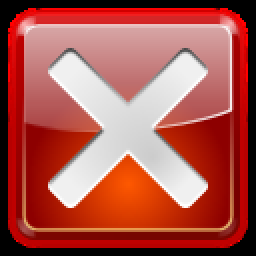
#> input picture RoutesGenereren/images/application-exit.png, 128 x 128 px (shown 2 times larger)
$ python imageToWalls.py
#> lines starting #> are read from the running program, lines starting #| are printed output that depends on the picture
import sys
import cv2

width = 16
height = 16
dimensions = (height, width)
bw_array = []
bw_value = 0

input_file = input("Image file: ")
#> the answer given: ../RoutesGenereren/images/application-exit.png

img_original = cv2.imread(input_file, 0)
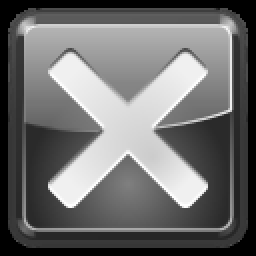
#> img_original: shape (128, 128) (shown 2 times larger); min 0, max 255, mean 109.2
img_resized = cv2.resize(img_original, dimensions, interpolation = cv2.INTER_AREA)
(thresh, img_bw) = cv2.threshold(img_resized, 128, 255, cv2.THRESH_BINARY | cv2.THRESH_OTSU)
#> thresh = 113

# Uncomment below lines to see the image treshold on original size
#(thresh, img_bw_original_size) = cv2.threshold(img_original, 128, 255, cv2.THRESH_BINARY | cv2.THRESH_OTSU)
#cv2.imshow("Frame", img_bw_original_size)
#cv2.waitKey(0)

for i in range(height):
    bw_value = 0
    for j in range(width):
        k = img_bw[i, j]
        if k == 0:
            bw_value |= (1 << (width - 1 - j))
    bw_array.append(bw_value)
#> after the loop, bw_array = [65535, 32769, 32769, 49153, 49155, 49155, 49155, 63503, 64575, 63519, 61455, 57351, 58311, 65535, 65535, 65535]

for index, bw_value in enumerate(bw_array):
    if index == len(bw_array) - 1:
        print(f"0b{bw_value:016b}")
    else:
        print(f"0b{bw_value:016b},", end='')
#> this loop made 16 passes
#> bw_value on passes 1 to 12: 65535, 32769, 32769, 49153, 49155, 49155, 49155, 63503, 64575, 63519, 61455, 57351
#| 0b1111111111111111,
#| 0b1000000000000001,
#| 0b1000000000000001,
#| 0b1100000000000001,
#| 0b1100000000000011,
#| 0b1100000000000011,
#| 0b1100000000000011,
#| 0b1111100000001111,
#> (further printed lines are left out)

$ run again, on RoutesGenereren/images/connect.png
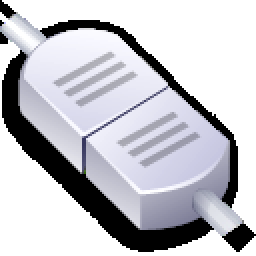
#> input picture RoutesGenereren/images/connect.png, 128 x 128 px (shown 2 times larger)
#> `img_original = cv2.imread(input_file, 0)`:
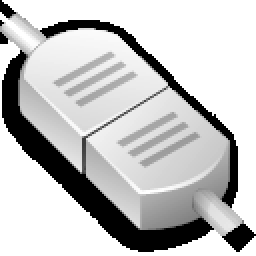
#> img_original: shape (128, 128) (shown 2 times larger); min 0, max 255, mean 195.1
#> thresh = 156
#> after the loop `for i in range(height):`: bw_array = [32768, 7680, 128, 16448, 49184, 49200, 49160, 49156, 24578, 28674, 6146, 3078, 1554, 888, 507, 226]
#> the loop `for index, bw_value in enumerate(bw_array):` made 16 passes
#> bw_value on passes 1 to 8: 32768, 7680, 128, 16448, 49184, 49200, 49160, 49156
#> (printed output is left out)

$ run again, on RoutesGenereren/images/disconnect.png
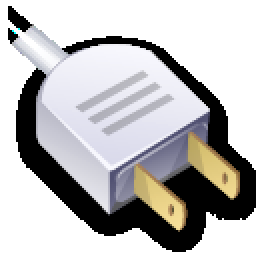
#> input picture RoutesGenereren/images/disconnect.png, 128 x 128 px (shown 2 times larger)
#> `img_original = cv2.imread(input_file, 0)`:
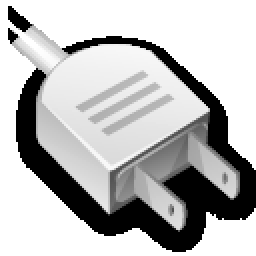
#> img_original: shape (128, 128) (shown 2 times larger); min 0, max 255, mean 185
#> thresh = 147
#> after the loop `for i in range(height):`: bw_array = [0, 16384, 1920, 32, 8208, 24584, 24580, 24588, 24604, 24694, 12539, 6461, 3487, 2015, 888, 48]
#> the loop `for index, bw_value in enumerate(bw_array):` made 16 passes
#> bw_value on passes 1 to 8: 0, 16384, 1920, 32, 8208, 24584, 24580, 24588
#> (printed output is left out)

$ run again, on RoutesGenereren/images/settings.png
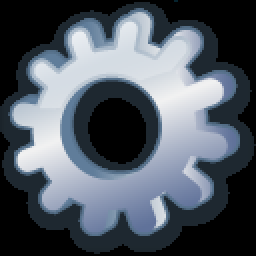
#> input picture RoutesGenereren/images/settings.png, 128 x 128 px (shown 2 times larger)
#> `img_original = cv2.imread(input_file, 0)`:
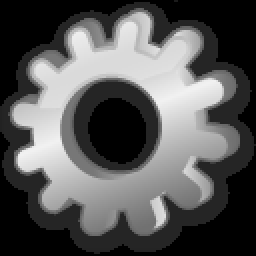
#> img_original: shape (128, 128) (shown 2 times larger); min 0, max 241, mean 87.2
#> thresh = 101
#> after the loop `for i in range(height):`: bw_array = [65535, 64063, 61447, 53263, 49167, 50051, 34691, 36807, 53185, 34755, 33679, 57351, 57383, 63775, 65535, 65535]
#> the loop `for index, bw_value in enumerate(bw_array):` made 16 passes
#> bw_value on passes 1 to 8: 65535, 64063, 61447, 53263, 49167, 50051, 34691, 36807
#> (printed output is left out)
